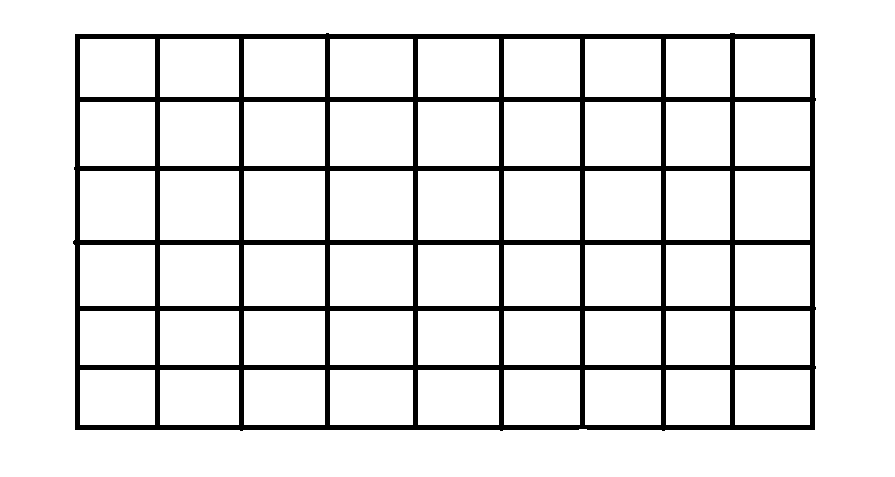
#> input picture files/calender.png, 895 x 477 px, found by its file name
$ python hough_lines.py
#> lines starting #> are read from the running program, lines starting #| are printed output that depends on the picture; after the words box and inside, x2 and y2 are one past the last pixel; in counts of white or black regions, pixels touching at a corner belong together
import cv2
import numpy as np

# Load image
image_c = cv2.imread('calender.png')
#> image_c is the input picture: shape (477, 895, 3); 89.7% white; 1 black region, box (x1, y1, x2, y2) and area: (73, 33, 816, 431) 43979
if image_c is None:
    print("Error: Could not load calender.png")
else:
    # Pre-processing
    image_g = cv2.cvtColor(image_c, cv2.COLOR_BGR2GRAY)
    image_canny = cv2.Canny(image_g, 50, 200, apertureSize=3)
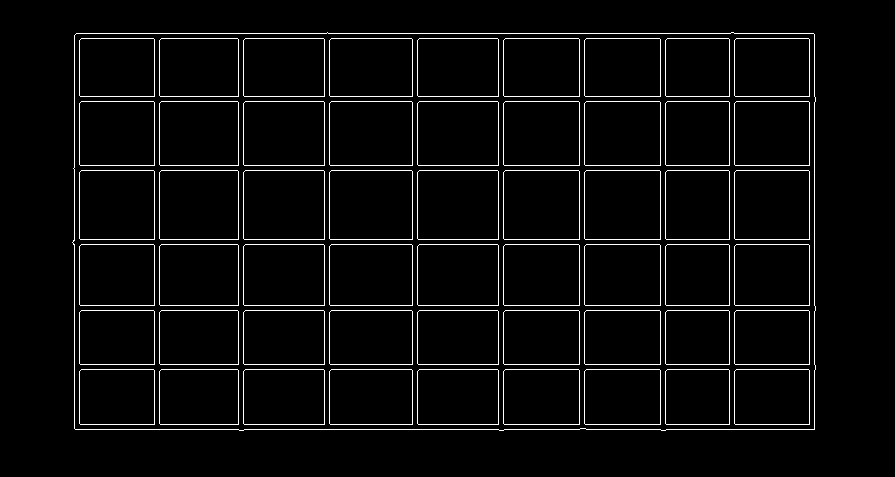
#> image_canny: shape (477, 895); 3.9% white in thin lines or dots, all inside (x1, y1, x2, y2) = (72, 32, 816, 431)

    # Standard Hough Line Transform
    lines = cv2.HoughLines(image_canny, 1, np.pi/180, 300)
#> lines = 34 rows, first 8: [33, 1.57], [429, 1.57], [96, 1.57], [165, 1.57], [239, 1.57], [305, 1.57], [364, 1.57], [424, 1.57]

    if lines is not None:
        for i in range(0, len(lines)):
            rho = lines[i][0][0]
            theta = lines[i][0][1]
            a = np.cos(theta)
            b = np.sin(theta)
            x0 = a * rho
            y0 = b * rho
            # Draw infinite lines
            x1 = int(x0 + 1000 * (-b))
            y1 = int(y0 + 1000 * (a))
            x2 = int(x0 - 1000 * (-b))
            y2 = int(y0 - 1000 * (a))
            cv2.line(image_c, (x1, y1), (x2, y2), (255, 0, 0), 2)
#> this loop made 34 passes
#> (rho, theta, a, b, x0, y0, x1, y1) on passes 1 to 12: (33, 1.57, -4.37e-08, 1, -1.44e-06, 33, -1000, 32), (429, 1.57, -4.37e-08, 1, -1.88e-05, 429, -1000, 428), (96, 1.57, -4.37e-08, 1, -4.2e-06, 96, -1000, 95), (165, 1.57, -4.37e-08, 1, -7.21e-06, 165, -1000, 164), (239, 1.57, -4.37e-08, 1, -1.04e-05, 239, -1000, 238), (305, 1.57, -4.37e-08, 1, -1.33e-05, 305, -1000, 304), (364, 1.57, -4.37e-08, 1, -1.59e-05, 364, -1000, 363), (424, 1.57, -4.37e-08, 1, -1.85e-05, 424, -1000, 423), (244, 1.57, -4.37e-08, 1, -1.07e-05, 244, -1000, 243), (38, 1.57, -4.37e-08, 1, -1.66e-06, 38, -1000, 37), (101, 1.57, -4.37e-08, 1, -4.41e-06, 101, -1000, 100), (170, 1.57, -4.37e-08, 1, -7.43e-06, 170, -1000, 169)
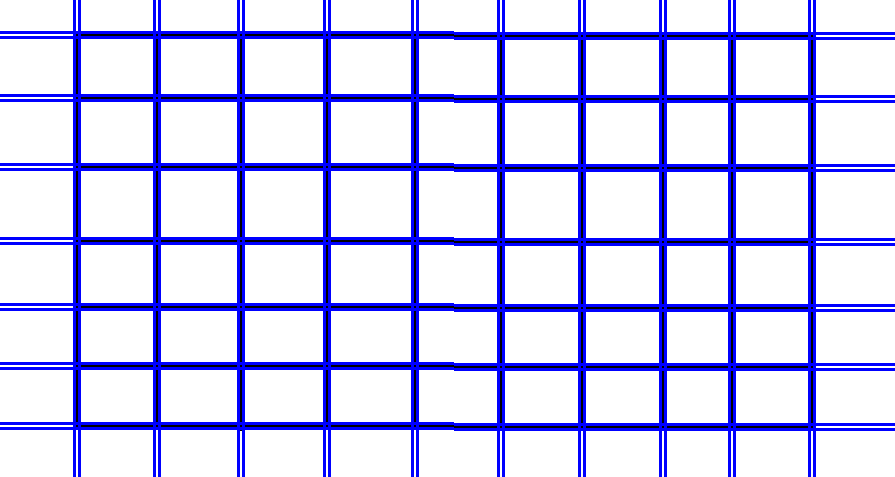
#> image_c: shape (477, 895, 3); 14.92% of pixels changed, all inside (x1, y1, x2, y2) = (0, 0, 895, 477)

    cv2.imshow('Hough Lines', image_c)
    cv2.waitKey(0)
    cv2.destroyAllWindows()
